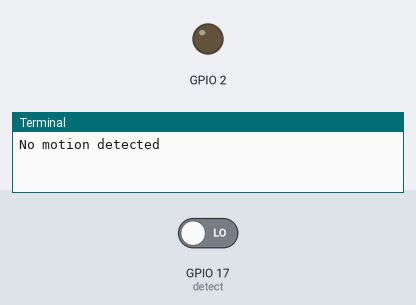
A program run on a simulated Raspberry Pi (BCM pin numbers). Parts: output pins drawn as LEDs (lit = HIGH), the last lines printed to the terminal. The test bench sets the inputs (shaded band); at power-on: GPIO 17 (detect) LOW.

Above: at 1.2 s.
1.3 s: GPIO 17 (detect) driven HIGH
At 2.6 s:
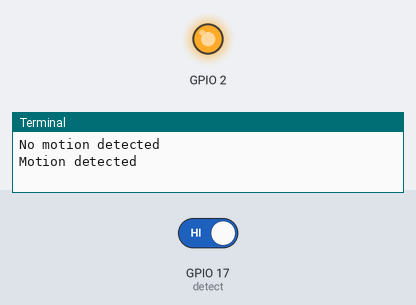
4.0 s: GPIO 17 (detect) driven LOW
At 5.4 s:
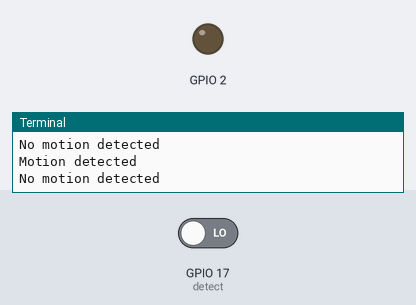
Timing chart, 0 to 7.0 s (numbered marks = the images above; inputs shaded):
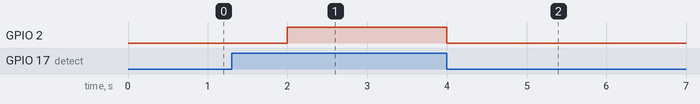

Measured:
- after the input at 1.3 s, GPIO 2: LOW → HIGH after 0.70 s
- after the input at 4.0 s, GPIO 2: HIGH → LOW at once

The program:

motion5.py
```python
#Importing the GPIO library
import RPi.GPIO as GPIO

#Import time library
import time

#Set GPIO in pin mode: name pins by names with BCM
GPIO.setmode(GPIO.BCM)

#Set warnings not shown
GPIO.setwarnings(False)

#Setting pin 17 as the pin that inputs the signal from the PIR motion sensor to the Rasbpberry Pi
GPIO.setup(17, GPIO.IN)

#Setting pin 2 as the pin that outputs the electricity from the Raspberry Pi to the Buzzer.
GPIO.setup(2, GPIO.OUT)

#Begin while loop
while True:
    detect = GPIO.input(17)
    #Sound buzzer based on value of detect (1 for true, 0 for false)
    if detect == 0:
        print("No motion detected")
        GPIO.output(2, GPIO.LOW)
        time.sleep(2)
    else:
        print("Motion detected")
        GPIO.output(2, GPIO.HIGH)
        time.sleep(2)
```
